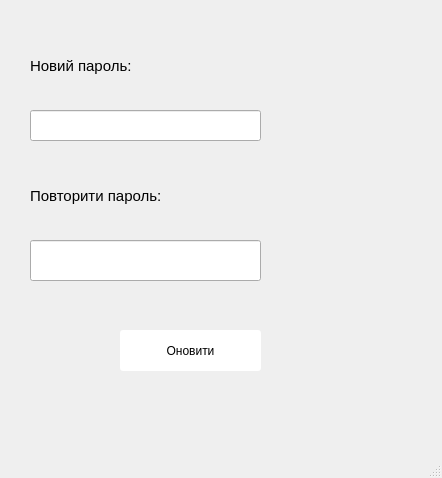
<?xml version="1.0" encoding="UTF-8"?>
<ui version="4.0">
 <class>MainWindow</class>
 <widget class="QMainWindow" name="MainWindow">
  <property name="geometry">
   <rect>
    <x>0</x>
    <y>0</y>
    <width>442</width>
    <height>478</height>
   </rect>
  </property>
  <property name="windowTitle">
   <string>Оновлення паролю</string>
  </property>
  <widget class="QWidget" name="centralwidget">
   <widget class="QLabel" name="label">
    <property name="geometry">
     <rect>
      <x>30</x>
      <y>40</y>
      <width>221</width>
      <height>51</height>
     </rect>
    </property>
    <property name="font">
     <font>
      <pointsize>11</pointsize>
     </font>
    </property>
    <property name="text">
     <string>Новий пароль:</string>
    </property>
   </widget>
   <widget class="QLabel" name="label_2">
    <property name="geometry">
     <rect>
      <x>30</x>
      <y>170</y>
      <width>221</width>
      <height>51</height>
     </rect>
    </property>
    <property name="font">
     <font>
      <pointsize>11</pointsize>
     </font>
    </property>
    <property name="text">
     <string>Повторити пароль:</string>
    </property>
   </widget>
   <widget class="QLineEdit" name="lineEdit">
    <property name="geometry">
     <rect>
      <x>30</x>
      <y>110</y>
      <width>231</width>
      <height>31</height>
     </rect>
    </property>
   </widget>
   <widget class="QLineEdit" name="lineEdit_2">
    <property name="geometry">
     <rect>
      <x>30</x>
      <y>240</y>
      <width>231</width>
      <height>41</height>
     </rect>
    </property>
   </widget>
   <widget class="QPushButton" name="pushButton_1">
    <property name="geometry">
     <rect>
      <x>120</x>
      <y>330</y>
      <width>141</width>
      <height>41</height>
     </rect>
    </property>
    <property name="styleSheet">
     <string notr="true">background-color: rgb(255, 255, 255);
border-radius: 3px;</string>
    </property>
    <property name="text">
     <string>Оновити</string>
    </property>
   </widget>
  </widget>
  <widget class="QMenuBar" name="menubar">
   <property name="geometry">
    <rect>
     <x>0</x>
     <y>0</y>
     <width>442</width>
     <height>26</height>
    </rect>
   </property>
  </widget>
  <widget class="QStatusBar" name="statusbar"/>
 </widget>
 <resources/>
 <connections/>
</ui>
